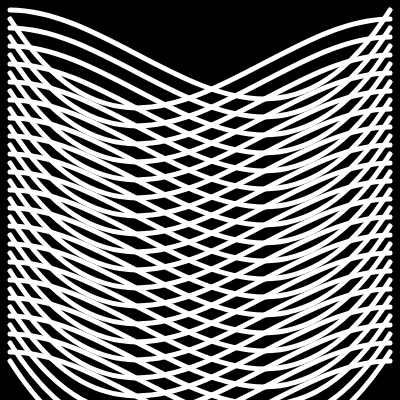
Frame 1 (no input)
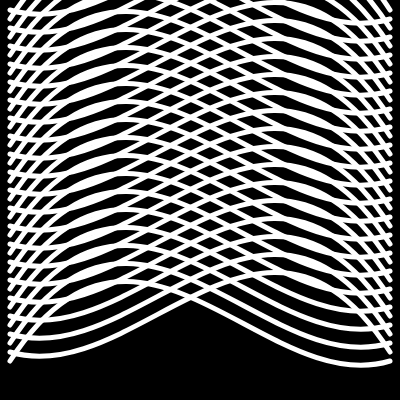
Frame 60 (no input)
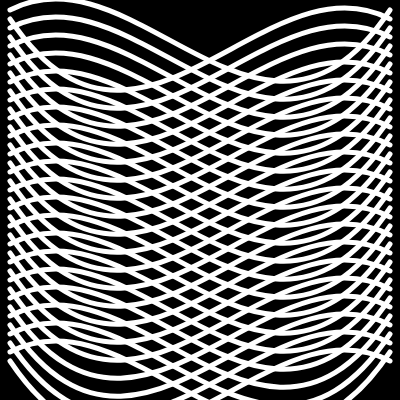
Frame 120 (the mouse pressed at the canvas centre since frame 60)

The p5.js sketch that drew these frames (run headless with seeded random() and noise() and a simulated clock; from frame 60 on, the mouse is pressed at the canvas centre):

// p5.js sketch
// ── sketch.js
var n = 0;

function setup() {
  createCanvas(400, 400);
  noFill();
  strokeWeight(5);
  stroke(255);
}

function draw() {
  background(0);
  for(var i = 0; i < 40; i++) {
    if(i % 2 == 0){
      bezier(10, i * 9 + 10,
        137, i * 9 + 10 + sin(n) * 200,
        264, i * 9 + 10+ cos(n) * 200,
        390, i * 9 + 10);
    } else {
      bezier(10, i * 9 + 10,
        137, i * 9 + 10 + cos(n) * 200,
        264, i * 9 + 10 + sin(n) * 200,
        390, i * 9 + 10);
      }
  }
  n = n + 0.05;
}
